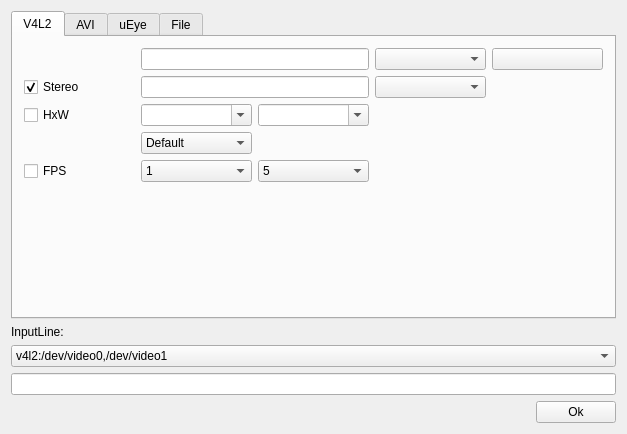
<?xml version="1.0" encoding="UTF-8"?>
<ui version="4.0">
 <class>InputSelectorWidgetClass</class>
 <widget class="QWidget" name="InputSelectorWidgetClass">
  <property name="geometry">
   <rect>
    <x>0</x>
    <y>0</y>
    <width>627</width>
    <height>434</height>
   </rect>
  </property>
  <property name="windowTitle">
   <string>InputSelectorWidget</string>
  </property>
  <layout class="QGridLayout" name="gridLayout">
   <item row="6" column="0">
    <spacer name="horizontalSpacer">
     <property name="orientation">
      <enum>Qt::Horizontal</enum>
     </property>
     <property name="sizeHint" stdset="0">
      <size>
       <width>40</width>
       <height>20</height>
      </size>
     </property>
    </spacer>
   </item>
   <item row="6" column="1">
    <widget class="QPushButton" name="okPushButton">
     <property name="sizePolicy">
      <sizepolicy hsizetype="Preferred" vsizetype="Fixed">
       <horstretch>0</horstretch>
       <verstretch>0</verstretch>
      </sizepolicy>
     </property>
     <property name="text">
      <string>Ok</string>
     </property>
     <property name="icon">
      <iconset resource="../../resources/main.qrc">
       <normaloff>:/new/prefix1/accept.png</normaloff>:/new/prefix1/accept.png</iconset>
     </property>
    </widget>
   </item>
   <item row="2" column="0">
    <widget class="QLabel" name="inputLineLabel">
     <property name="text">
      <string>InputLine:</string>
     </property>
    </widget>
   </item>
   <item row="3" column="0" colspan="2">
    <widget class="QComboBox" name="presetsComboBox">
     <property name="font">
      <font>
       <weight>50</weight>
       <bold>false</bold>
      </font>
     </property>
     <property name="iconSize">
      <size>
       <width>24</width>
       <height>24</height>
      </size>
     </property>
     <item>
      <property name="text">
       <string>v4l2:/dev/video0,/dev/video1</string>
      </property>
      <property name="icon">
       <iconset resource="../../resources/main.qrc">
        <normaloff>:/new/prefix1/webcam.png</normaloff>:/new/prefix1/webcam.png</iconset>
      </property>
     </item>
     <item>
      <property name="text">
       <string>v4l2:/dev/video1,/dev/video0</string>
      </property>
      <property name="icon">
       <iconset resource="../../resources/main.qrc">
        <normaloff>:/new/prefix1/webcam.png</normaloff>:/new/prefix1/webcam.png</iconset>
      </property>
     </item>
     <item>
      <property name="text">
       <string>v4l2:/dev/video0,/dev/video1:1/30:fjpeg:640x480</string>
      </property>
      <property name="icon">
       <iconset resource="../../resources/main.qrc">
        <normaloff>:/new/prefix1/webcam.png</normaloff>:/new/prefix1/webcam.png</iconset>
      </property>
     </item>
     <item>
      <property name="text">
       <string>prec:data/pair/image0001%0.0s_c%d.pgm</string>
      </property>
      <property name="icon">
       <iconset resource="../../resources/main.qrc">
        <normaloff>:/new/prefix1/remove.png</normaloff>:/new/prefix1/remove.png</iconset>
      </property>
     </item>
     <item>
      <property name="text">
       <string>v4l2d:/dev/video1:1/30:rc</string>
      </property>
      <property name="icon">
       <iconset resource="../../resources/main.qrc">
        <normaloff>:/new/prefix1/3d_glasses_rc.png</normaloff>:/new/prefix1/3d_glasses_rc.png</iconset>
      </property>
     </item>
     <item>
      <property name="text">
       <string>prec:data/pair/image%04d_c%d.pgm,100ms</string>
      </property>
      <property name="icon">
       <iconset resource="../../resources/main.qrc">
        <normaloff>:/new/prefix1/remove.png</normaloff>:/new/prefix1/remove.png</iconset>
      </property>
     </item>
     <item>
      <property name="text">
       <string>dshow:0,1:1/30:fjpeg:960x544</string>
      </property>
      <property name="icon">
       <iconset resource="../../resources/main.qrc">
        <normaloff>:/new/prefix1/webcam.png</normaloff>:/new/prefix1/webcam.png</iconset>
      </property>
     </item>
     <item>
      <property name="text">
       <string>dshow:1:1/30:rc</string>
      </property>
      <property name="icon">
       <iconset resource="../../resources/main.qrc">
        <normaloff>:/new/prefix1/3d_glasses_rc.png</normaloff>:/new/prefix1/3d_glasses_rc.png</iconset>
      </property>
     </item>
     <item>
      <property name="text">
       <string>ueye:1001,1002:85mhz:10b:x2:esync:global</string>
      </property>
     </item>
    </widget>
   </item>
   <item row="4" column="0" colspan="2">
    <widget class="QLineEdit" name="inputLineEdit"/>
   </item>
   <item row="1" column="0" colspan="2">
    <widget class="QTabWidget" name="tabWidget">
     <property name="enabled">
      <bool>true</bool>
     </property>
     <property name="currentIndex">
      <number>0</number>
     </property>
     <widget class="QWidget" name="tab">
      <attribute name="title">
       <string>V4L2</string>
      </attribute>
      <layout class="QGridLayout" name="gridLayout_2">
       <item row="6" column="0">
        <spacer name="verticalSpacer_2">
         <property name="orientation">
          <enum>Qt::Vertical</enum>
         </property>
         <property name="sizeHint" stdset="0">
          <size>
           <width>20</width>
           <height>40</height>
          </size>
         </property>
        </spacer>
       </item>
       <item row="2" column="0">
        <widget class="QCheckBox" name="v4l2StereoCheckBox">
         <property name="text">
          <string>Stereo</string>
         </property>
         <property name="checked">
          <bool>true</bool>
         </property>
        </widget>
       </item>
       <item row="3" column="2">
        <widget class="QComboBox" name="v4l2WidthComboBox">
         <property name="editable">
          <bool>true</bool>
         </property>
        </widget>
       </item>
       <item row="3" column="0">
        <widget class="QCheckBox" name="v4l2hwCheckBox">
         <property name="text">
          <string>HxW</string>
         </property>
        </widget>
       </item>
       <item row="0" column="3">
        <widget class="QComboBox" name="v4l2Device1ComboBox"/>
       </item>
       <item row="0" column="1" colspan="2">
        <widget class="QLineEdit" name="v4l2Device1LineEdit"/>
       </item>
       <item row="4" column="1">
        <widget class="QComboBox" name="v4l2CodecComboBox">
         <item>
          <property name="text">
           <string>Default</string>
          </property>
         </item>
         <item>
          <property name="text">
           <string>MJPEG</string>
          </property>
         </item>
         <item>
          <property name="text">
           <string>Fast MJPEG</string>
          </property>
         </item>
         <item>
          <property name="text">
           <string>YUYV</string>
          </property>
         </item>
        </widget>
       </item>
       <item row="2" column="3">
        <widget class="QComboBox" name="v4l2Device2ComboBox"/>
       </item>
       <item row="3" column="1">
        <widget class="QComboBox" name="v4l2HightComboBox">
         <property name="editable">
          <bool>true</bool>
         </property>
        </widget>
       </item>
       <item row="2" column="1" colspan="2">
        <widget class="QLineEdit" name="v4l2Device2LineEdit"/>
       </item>
       <item row="0" column="4">
        <widget class="QPushButton" name="v4l2RefreshPushButton">
         <property name="toolTip">
          <string>Refresh</string>
         </property>
         <property name="text">
          <string/>
         </property>
         <property name="icon">
          <iconset resource="../../resources/main.qrc">
           <normaloff>:/new/prefix1/refresh.png</normaloff>:/new/prefix1/refresh.png</iconset>
         </property>
         <property name="iconSize">
          <size>
           <width>24</width>
           <height>24</height>
          </size>
         </property>
        </widget>
       </item>
       <item row="5" column="0">
        <widget class="QCheckBox" name="v4l2FpsCheckBox">
         <property name="text">
          <string>FPS</string>
         </property>
        </widget>
       </item>
       <item row="5" column="1">
        <widget class="QComboBox" name="v4l2NumComboBox">
         <item>
          <property name="text">
           <string>1</string>
          </property>
         </item>
         <item>
          <property name="text">
           <string>2</string>
          </property>
         </item>
        </widget>
       </item>
       <item row="5" column="2">
        <widget class="QComboBox" name="v4l2DenumComboBox">
         <item>
          <property name="text">
           <string>5</string>
          </property>
         </item>
         <item>
          <property name="text">
           <string>10</string>
          </property>
         </item>
         <item>
          <property name="text">
           <string>15</string>
          </property>
         </item>
         <item>
          <property name="text">
           <string>20</string>
          </property>
         </item>
         <item>
          <property name="text">
           <string>25</string>
          </property>
         </item>
         <item>
          <property name="text">
           <string>30</string>
          </property>
         </item>
         <item>
          <property name="text">
           <string>60</string>
          </property>
         </item>
         <item>
          <property name="text">
           <string>50</string>
          </property>
         </item>
        </widget>
       </item>
      </layout>
     </widget>
     <widget class="QWidget" name="tab_2">
      <attribute name="title">
       <string>AVI</string>
      </attribute>
      <layout class="QGridLayout" name="gridLayout_3">
       <item row="0" column="0">
        <widget class="QLineEdit" name="aviLineEdit"/>
       </item>
       <item row="0" column="1">
        <widget class="QPushButton" name="browseAviButton">
         <property name="toolTip">
          <string>Browse</string>
         </property>
         <property name="text">
          <string/>
         </property>
         <property name="icon">
          <iconset resource="../../resources/main.qrc">
           <normaloff>:/new/prefix1/folder-grey-open-24x24.png</normaloff>:/new/prefix1/folder-grey-open-24x24.png</iconset>
         </property>
         <property name="iconSize">
          <size>
           <width>24</width>
           <height>24</height>
          </size>
         </property>
        </widget>
       </item>
       <item row="1" column="0">
        <spacer name="verticalSpacer_3">
         <property name="orientation">
          <enum>Qt::Vertical</enum>
         </property>
         <property name="sizeHint" stdset="0">
          <size>
           <width>20</width>
           <height>40</height>
          </size>
         </property>
        </spacer>
       </item>
      </layout>
     </widget>
     <widget class="QWidget" name="tab_3">
      <property name="enabled">
       <bool>false</bool>
      </property>
      <attribute name="title">
       <string>uEye</string>
      </attribute>
     </widget>
     <widget class="QWidget" name="tab_4">
      <attribute name="title">
       <string>File</string>
      </attribute>
      <layout class="QGridLayout" name="gridLayout_4">
       <item row="0" column="0">
        <widget class="QLineEdit" name="fileLineEdit"/>
       </item>
       <item row="0" column="1">
        <widget class="QPushButton" name="browseFileButton">
         <property name="toolTip">
          <string>Browse</string>
         </property>
         <property name="text">
          <string/>
         </property>
         <property name="icon">
          <iconset resource="../../resources/main.qrc">
           <normaloff>:/new/prefix1/folder-grey-open-24x24.png</normaloff>:/new/prefix1/folder-grey-open-24x24.png</iconset>
         </property>
         <property name="iconSize">
          <size>
           <width>24</width>
           <height>24</height>
          </size>
         </property>
        </widget>
       </item>
       <item row="1" column="0" colspan="2">
        <spacer name="verticalSpacer_4">
         <property name="orientation">
          <enum>Qt::Vertical</enum>
         </property>
         <property name="sizeHint" stdset="0">
          <size>
           <width>20</width>
           <height>40</height>
          </size>
         </property>
        </spacer>
       </item>
      </layout>
     </widget>
    </widget>
   </item>
  </layout>
 </widget>
 <layoutdefault spacing="6" margin="11"/>
 <resources>
  <include location="../../resources/main.qrc"/>
 </resources>
 <connections>
  <connection>
   <sender>okPushButton</sender>
   <signal>released()</signal>
   <receiver>InputSelectorWidgetClass</receiver>
   <slot>close()</slot>
   <hints>
    <hint type="sourcelabel">
     <x>620</x>
     <y>427</y>
    </hint>
    <hint type="destinationlabel">
     <x>498</x>
     <y>412</y>
    </hint>
   </hints>
  </connection>
  <connection>
   <sender>presetsComboBox</sender>
   <signal>activated(QString)</signal>
   <receiver>inputLineEdit</receiver>
   <slot>setText(QString)</slot>
   <hints>
    <hint type="sourcelabel">
     <x>111</x>
     <y>341</y>
    </hint>
    <hint type="destinationlabel">
     <x>120</x>
     <y>383</y>
    </hint>
   </hints>
  </connection>
  <connection>
   <sender>v4l2StereoCheckBox</sender>
   <signal>toggled(bool)</signal>
   <receiver>v4l2Device2LineEdit</receiver>
   <slot>setEnabled(bool)</slot>
   <hints>
    <hint type="sourcelabel">
     <x>63</x>
     <y>121</y>
    </hint>
    <hint type="destinationlabel">
     <x>163</x>
     <y>126</y>
    </hint>
   </hints>
  </connection>
  <connection>
   <sender>v4l2StereoCheckBox</sender>
   <signal>toggled(bool)</signal>
   <receiver>v4l2Device2ComboBox</receiver>
   <slot>setEnabled(bool)</slot>
   <hints>
    <hint type="sourcelabel">
     <x>79</x>
     <y>121</y>
    </hint>
    <hint type="destinationlabel">
     <x>399</x>
     <y>126</y>
    </hint>
   </hints>
  </connection>
  <connection>
   <sender>v4l2Device1ComboBox</sender>
   <signal>currentTextChanged(QString)</signal>
   <receiver>v4l2Device1LineEdit</receiver>
   <slot>setText(QString)</slot>
   <hints>
    <hint type="sourcelabel">
     <x>440</x>
     <y>61</y>
    </hint>
    <hint type="destinationlabel">
     <x>350</x>
     <y>63</y>
    </hint>
   </hints>
  </connection>
  <connection>
   <sender>v4l2Device2ComboBox</sender>
   <signal>currentTextChanged(QString)</signal>
   <receiver>v4l2Device2LineEdit</receiver>
   <slot>setText(QString)</slot>
   <hints>
    <hint type="sourcelabel">
     <x>437</x>
     <y>103</y>
    </hint>
    <hint type="destinationlabel">
     <x>336</x>
     <y>102</y>
    </hint>
   </hints>
  </connection>
 </connections>
</ui>
